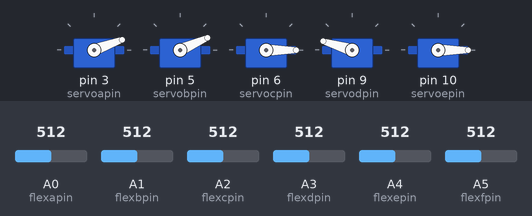
A sketch run on a simulated Arduino Uno, built with avr-gcc and run on an emulated ATmega328P. On the bench: 5 × servo. The inputs (shaded band) are chosen by the test bench; at power-on: A0 (flexapin) = 512, A1 (flexbpin) = 512, A2 (flexcpin) = 512, A3 (flexdpin) = 512, A4 (flexepin) = 512, A5 (flexfpin) = 512.

Above: at 1.2 s.
1.3 s: A0 (flexapin) set to 716
At 2.1 s:
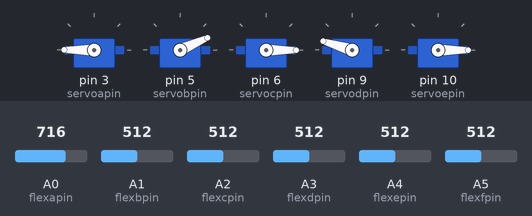
2.8 s: A1 (flexbpin) set to 716
At 3.3 s:
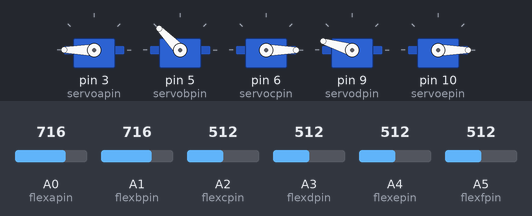
4.3 s: A2 (flexcpin) set to 716
At 5.5 s:
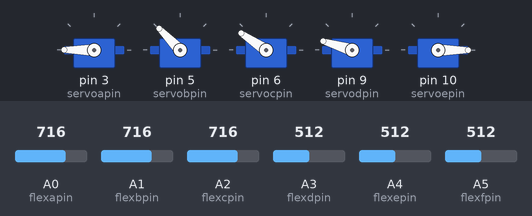
5.8 s: A3 (flexdpin) set to 716
At 6.7 s:
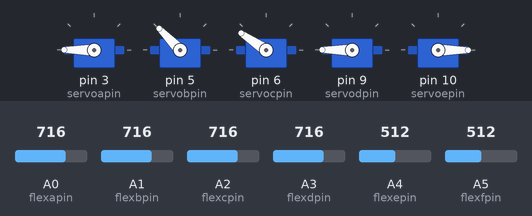
7.3 s: A4 (flexepin) set to 716
At 7.9 s:
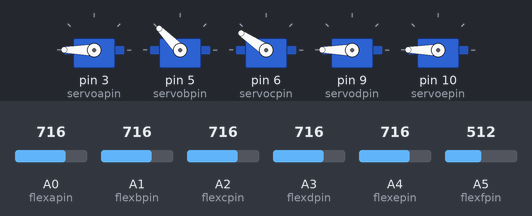
8.8 s: A1 (flexbpin) set to 992
At 9.1 s:
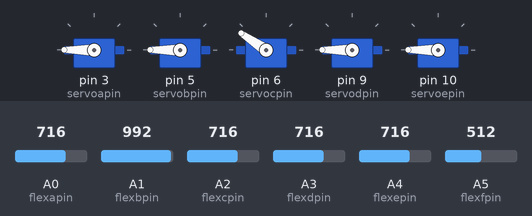
Timing chart, 0 to 11.3 s (numbered marks = the images above; inputs shaded):
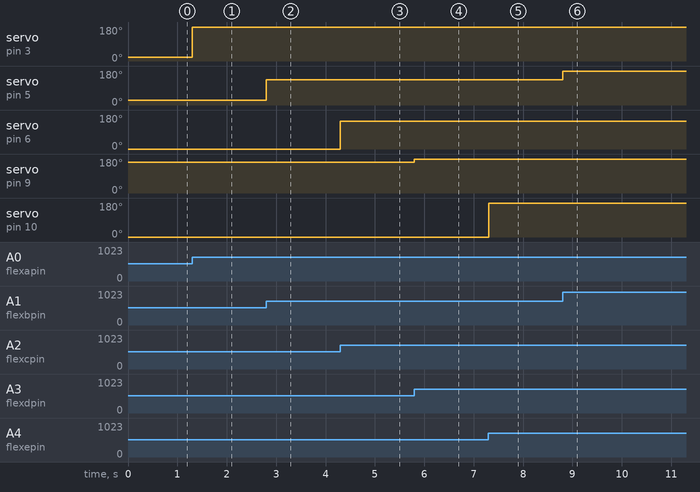

Measured:
- after the input at 1.3 s, servo on pin 3 (servoapin): 20° → 180° at once
- after the input at 2.8 s, servo on pin 5 (servobpin): 24° → 134° at once
- after the input at 4.3 s, servo on pin 6 (servocpin): 0° → 146° at once
- after the input at 5.8 s, servo on pin 9 (servodpin): 163° → 180° at once
- after the input at 7.3 s, servo on pin 10 (servoepin): 0° → 180° at once
- after the input at 8.8 s, servo on pin 5 (servobpin): 134° → 180° at once

The sketch:

finalroboarm.ino
```cpp
#include<Servo.h>

int servoapin = 3;
int servobpin = 5;
int servocpin = 6;
int servodpin = 9;
int servoepin = 10;
int servofpin = 11;

Servo myaservo;
Servo mybservo;
Servo mycservo;
Servo mydservo;
Servo myeservo;
Servo myfservo;

int flexapin = A0;
int flexbpin = A1;
int flexcpin = A2;
int flexdpin = A3;
int flexepin = A4;
int flexfpin = A5;


void setup()
{
  myaservo.attach(servoapin);
  mybservo.attach(servobpin);
  mycservo.attach(servocpin);
  mydservo.attach(servodpin);
  myeservo.attach(servoepin);
//  myfservo.attach(servofpin);

}

void loop()
{
 int flexa = analogRead(flexapin);
 flexa = constrain(flexa , 491,676 );
 int anglea = map(flexa,491,676,0,180);
 myaservo.write(anglea);

 int flexb = analogRead(flexbpin);
 flexb = constrain(flexb ,467 ,801);
 int angleb= map(flexb,467 ,801,0,180);
 mybservo.write(angleb);

 int flexc = analogRead(flexcpin);
 flexc = constrain(flexc ,516 ,761);
 int anglec = map(flexc,516 ,761,0,180);
 mycservo.write(anglec);

 int flexd = analogRead(flexdpin);
 flexd = constrain(flexd ,411 ,552);
 int angled = map(flexd,411,522,0,180);
 mydservo.write(angled);

 int flexe = analogRead(flexepin);
 flexe = constrain(flexe,553 ,697);
 int anglee = map(flexe,553,697,0,180);
 myeservo.write(anglee);

 int flexf = analogRead(flexfpin);
 flexf = constrain(flexa ,512, 760);
 int anglef = map(flexf,512,760,0,180);
 myfservo.write(anglef);


}
```
